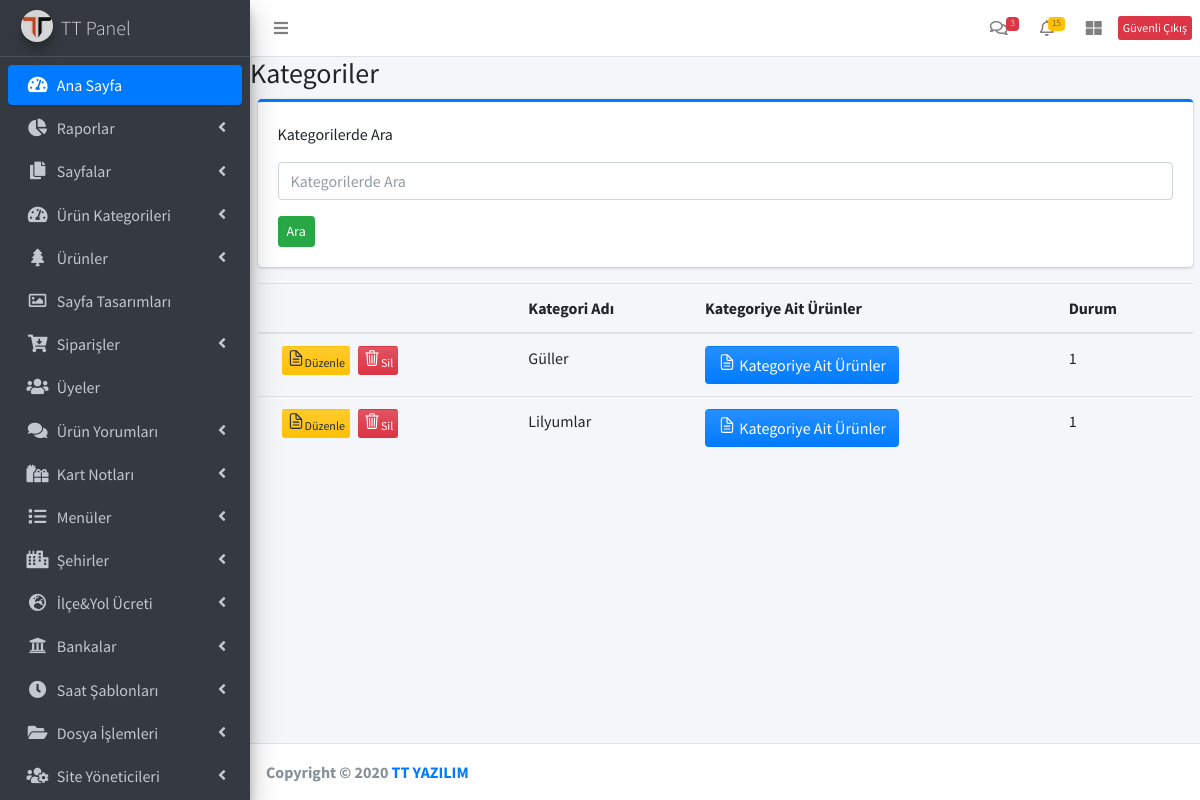
/ttadmin/category.php (signed in), run on the app's committed database.
### tables this page shows
CREATE TABLE `category` (
  `ID` int(11) NOT NULL,
  `TIME_FORMAT` varchar(10) NOT NULL,
  `STATUS` tinyint(1) NOT NULL DEFAULT 0,
  `URL` varchar(100) NOT NULL,
  `TITLE` varchar(100) NOT NULL,
  `DESCRIPTION` varchar(5000) NOT NULL,
  `NOT_DELIVERY` date DEFAULT NULL,
  `MAIN_PAGE` tinyint(1) NOT NULL DEFAULT 1,
  `ROW_ORDER` int(11) NOT NULL,
  `IMAGE` varchar(100) DEFAULT NULL,
  `IS_MAIN` tinyint(1) NOT NULL DEFAULT 0,
  `PROCESS_DATE` datetime NOT NULL DEFAULT current_timestamp(),
  `ACTIVE` tinyint(1) DEFAULT 1
);

### ttadmin/category.php (the view, shortened to what this page needs)
<?php include("header.php") ?>
    <div class="content-wrapper">
        <div class="card-body table-responsive p-0">
        <h3>Kategoriler</h3>
        <div class="col-md-12">
            <div class="card card-primary card-outline">
            <div class="card-body">
                <p>Kategorilerde Ara</p>
                <form method="post" action="<?php echo $_SERVER['PHP_SELF'];?>">
                    <div class="form-group">
                    <input class="form-control" placeholder="Kategorilerde Ara" name="search">
                    </div>
                    <button type="submit" class="btn btn-success btn-sm">Ara</button>
                </form>
                </div>
            </div>
        </div>
        <div class="col-md-12">
            <table class="table table-hover text-nowrap">
                <thead>
                    <tr>
                    <th></th>
                    <th>Kategori Adı</th>
                    <th>Kategoriye Ait Ürünler</th>
                    <th>Durum</th>
                    </tr>
                </thead>
                <tbody>
                    <?php
                        $param = "";
                        $sql = "select * from category where ACTIVE=1 and upper(TITLE) LIKE upper('%".$param."%')";
                        $result = mysqli_query($conn,$sql);
                        while($row=mysqli_fetch_array($result))
                        {
                        echo '<tr>';
                    ?>
                    <td>
                        <div class="btn-toolbar" role="toolbar" aria-label="Toolbar with button groups">
                            <div class="btn-group mr-2" role="group" aria-label="Third group">
                            <a href="category_update.php?id=<?php echo $row['ID'] ?>">
                            <button type="button" class="btn btn-block bg-gradient-warning btn-xs"><ion-icon size="small" name="document-text-outline"></ion-icon>Düzenle</button>
                            </div>
                            <div class="btn-group mr-2" role="group" aria-label="Third group">
                            <button type="button" class="btn btn-block bg-gradient-danger btn-xs"><ion-icon size="small" name="trash-outline"></ion-icon>Sil</button>
                            </div>
                        </div>
                    </td>
                    <?php
                        echo '<td>'.$row['TITLE'].'</td>';
                    ?>
                    <td>
                        <div class="btn-toolbar" role="toolbar" aria-label="Toolbar with button groups">
                            <div class="btn-group mr-2" role="group" aria-label="Third group">
                                <form action="product.php" method="GET">
                               <button type="submit"  class="btn  bg-gradient-primary btn-s"><ion-icon size="small" name="document-text-outline"></ion-icon> Kategoriye Ait Ürünler</button>
                            </form>
                            </div>
                        </div>
                    </td>
                    <?php
                        echo '<td>'.$row['STATUS'].'</td>';
                        echo '</tr>';
                        }
                    ?>
                </tbody>
             </table>
            </div>
         </div>
    </div>
<?php include("footer.php") ?>

### data on the page
category: TITLE "Güller", STATUS "1"
category: TITLE "Lilyumlar", STATUS "1"
